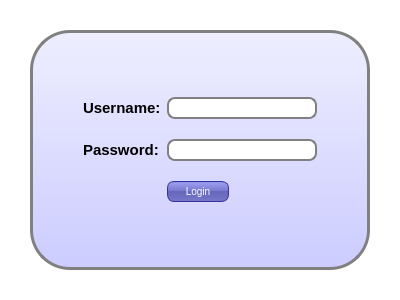
<?xml version="1.0" encoding="UTF-8"?>
<ui version="4.0">
 <class>MyLoginForm</class>
 <widget class="QDialog" name="MyLoginForm">
  <property name="geometry">
   <rect>
    <x>0</x>
    <y>0</y>
    <width>400</width>
    <height>300</height>
   </rect>
  </property>
  <property name="windowTitle">
   <string>Dialog</string>
  </property>
  <property name="styleSheet">
   <string notr="true">#MyLoginForm{
background: white;
}

#mainFrame{
border: 3px solid gray;
border-radius: 40px;
background: QLinearGradient(x1: 0, y1: 0, x2: 0, y2: 1, stop: 0 #eef, stop: 1 #ccf);
}

QLineEdit {
padding: 1px;
border-style: solid;
border: 2px solid gray;
border-radius: 8px;
}

QPushButton{
color: white;
background-color: QLinearGradient(x1: 0, y1: 0, x2: 0, y2: 1, stop: 0 #88d, stop: 0.1 #99e, stop: 0.49 #77c, stop: 0.5 #66b, stop: 1 #77c);
border-width: 1px;
border-color: #339;
border-style: solid;
border-radius: 7;
padding: 3px;
font-size: 10px;
padding-left: 5px;
padding-right: 5px;
min-width: 50px;
max-width: 50px;
min-height: 13px;
max-height: 13px;
}

QLabel {
font-weight: bold;
font-size: 15px;
}</string>
  </property>
  <layout class="QVBoxLayout" name="verticalLayout">
   <property name="leftMargin">
    <number>30</number>
   </property>
   <property name="topMargin">
    <number>30</number>
   </property>
   <property name="rightMargin">
    <number>30</number>
   </property>
   <property name="bottomMargin">
    <number>30</number>
   </property>
   <item>
    <widget class="QFrame" name="mainFrame">
     <property name="frameShape">
      <enum>QFrame::StyledPanel</enum>
     </property>
     <property name="frameShadow">
      <enum>QFrame::Raised</enum>
     </property>
     <layout class="QGridLayout" name="gridLayout">
      <property name="leftMargin">
       <number>50</number>
      </property>
      <property name="topMargin">
       <number>50</number>
      </property>
      <property name="rightMargin">
       <number>50</number>
      </property>
      <property name="bottomMargin">
       <number>50</number>
      </property>
      <item row="0" column="0">
       <widget class="QLabel" name="label">
        <property name="text">
         <string>Username:</string>
        </property>
       </widget>
      </item>
      <item row="0" column="1">
       <widget class="QLineEdit" name="lineEdit"/>
      </item>
      <item row="1" column="0">
       <widget class="QLabel" name="label_2">
        <property name="text">
         <string>Password:</string>
        </property>
       </widget>
      </item>
      <item row="1" column="1">
       <widget class="QLineEdit" name="lineEdit_2"/>
      </item>
      <item row="2" column="1">
       <widget class="QPushButton" name="pushButton">
        <property name="maximumSize">
         <size>
          <width>62</width>
          <height>21</height>
         </size>
        </property>
        <property name="text">
         <string>Login</string>
        </property>
       </widget>
      </item>
     </layout>
    </widget>
   </item>
  </layout>
 </widget>
 <resources/>
 <connections/>
</ui>
